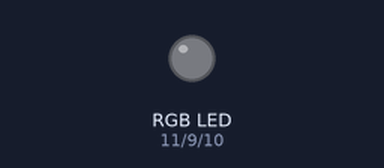
This sketch was run on a simulated Arduino Uno, built with avr-gcc and run on an emulated ATmega328P. On the bench: an RGB LED mixed from three pins (HIGH = lit).

Above: at 0.15 s.
Timing chart, 0 to 3.8 s (numbered marks = the images above):
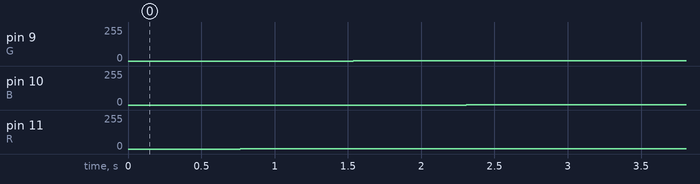

Measured:
- by itself, pin 9 (G): 0/255 → 1/255 at 1.5 s
- by itself, pin 10 (B): 0/255 → 1/255 at 2.3 s
- by itself, pin 11 (R): 0/255 → 1/255 at 0.77 s

The sketch:

RGB_v1.1.ino
```cpp
int R=11,B=10,G=9;
void setup() {
  pinMode(R,OUTPUT);
  pinMode(G,OUTPUT);
  pinMode(B,OUTPUT);
// put your setup code here, to run once:

}

void loop() {
  for(int i=0;i<255;i++)
  {
    analogWrite(R,255-i);
    analogWrite(G,i);
    delay(3);
    }
    for(int i=0;i<255;i++)
  {
    analogWrite(G,255-i);
    analogWrite(B,i);
    delay(3);
    }
    for(int i=0;i<255;i++)
  {
    analogWrite(B,255-i);
    analogWrite(R,i);
    delay(3);
    }
  // put your main code here, to run repeatedly:

}
```
